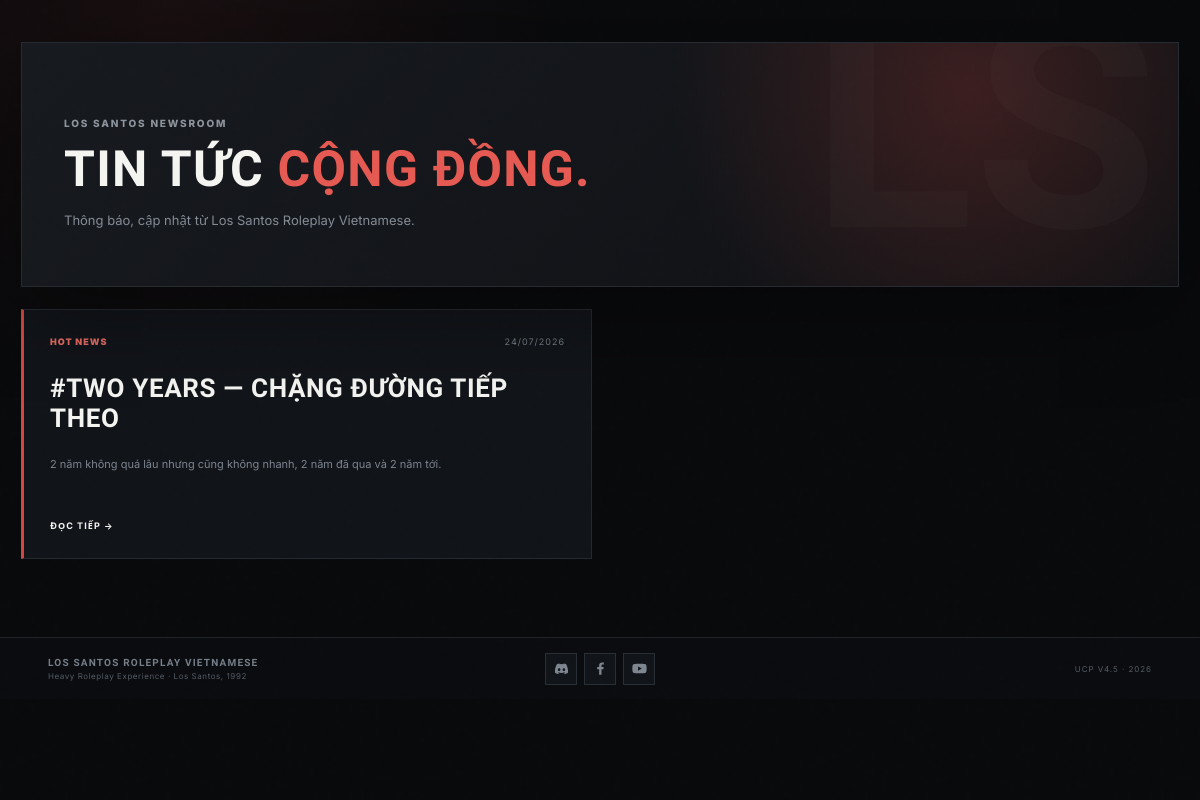
Page /news.php on the committed database.
### tables this page shows
CREATE TABLE IF NOT EXISTS `ucp_news` (
    `news_id` BIGINT UNSIGNED NOT NULL AUTO_INCREMENT,
    `title` VARCHAR(180) NOT NULL,
    `excerpt` VARCHAR(500) NULL,
    `content` MEDIUMTEXT NOT NULL,
    `is_hot` TINYINT(1) NOT NULL DEFAULT 0,
    `is_published` TINYINT(1) NOT NULL DEFAULT 0,
    `published_at` DATETIME NULL,
    `created_by` INT UNSIGNED NULL,
    `updated_by` INT UNSIGNED NULL,
    `created_at` DATETIME NOT NULL DEFAULT CURRENT_TIMESTAMP,
    `updated_at` DATETIME NOT NULL DEFAULT CURRENT_TIMESTAMP ON UPDATE CURRENT_TIMESTAMP,
    PRIMARY KEY (`news_id`),
    KEY `idx_ucp_news_publish` (`is_published`, `published_at`),
    KEY `idx_ucp_news_hot` (`is_hot`, `is_published`)
);

### app/db.php (called while the page is built, shortened)
<?php
function db(): PDO
{
    $config = $GLOBALS['config']['db'];
    $dsn = sprintf(
        'mysql:host=%s;port=%d;dbname=%s;charset=%s',
        $config['host'],
        $config['port'],
        $config['name'],
        $config['charset']
    );
    $pdo = new PDO($dsn, $config['user'], $config['pass'], [
        PDO::ATTR_ERRMODE => PDO::ERRMODE_EXCEPTION,
        PDO::ATTR_DEFAULT_FETCH_MODE => PDO::FETCH_ASSOC,
        PDO::ATTR_EMULATE_PREPARES => false,
    ]);
    return $pdo;
}

### app/functions.php (called while the page is built, shortened)
<?php
function e(?string $value): string
{
    return htmlspecialchars((string)$value, ENT_QUOTES | ENT_SUBSTITUTE, 'UTF-8');
}
function url(string $path = ''): string
{
    $base = rtrim($GLOBALS['config']['base_url'] ?? '', '/');
    $path = ltrim($path, '/');
    return $path === '' ? ($base ?: '/') : $base . '/' . $path;
}

### news.php (the view, shortened to what this page needs)
<?php
$news = [];
try {
    $stmt = db()->query(
        "SELECT * FROM ucp_news
         WHERE is_published = 1
         AND (published_at IS NULL OR published_at <= NOW())
         ORDER BY is_hot DESC, COALESCE(published_at, created_at) DESC, news_id DESC"
    );
    $news = $stmt->fetchAll();
} catch (Throwable $e) {
    $error = 'Chưa cài bảng tin tức UCP.';
}
require __DIR__ . '/partials/header.php';
?>
<main class="page-shell">
    <section class="hero news-hero">
        <div><span class="eyebrow">LOS SANTOS NEWSROOM</span><h1>Tin tức <span>cộng đồng.</span></h1><p>Thông báo, cập nhật từ Los Santos Roleplay Vietnamese.</p></div>
    </section>
    <section class="news-grid">
        <?php foreach ($news as $item): ?>
        <a class="news-card <?= (int)$item['is_hot'] === 1 ? 'hot' : '' ?>" href="<?= e(url('news-view.php?id=' . (int)$item['news_id'])) ?>">
            <div class="news-meta">
                <span><?= (int)$item['is_hot'] === 1 ? 'HOT NEWS' : 'NEWS' ?></span>
                <time><?= e(date('d/m/Y', strtotime($item['published_at'] ?: $item['created_at']))) ?></time>
            </div>
            <h2><?= e($item['title']) ?></h2>
            <p><?= e($item['excerpt'] ?: mb_substr($item['content'], 0, 180)) ?></p>
            <strong>ĐỌC TIẾP →</strong>
        </a>
        <?php endforeach; ?>
    </section>
</main>
<?php require __DIR__ . '/partials/footer.php'; ?>

### public/css/app.css (style rules this page uses)
:root { --bg:#090a0c;--surface:#101216;--surface2:#15181d;--surface3:#1b1f25; --line:#272c34;--line2:#343a43;--text:#f4f4f1;--muted:#858c96; --accent:#d4473f;--accent2:#ef5b52;--green:#5dbb83;--amber:#e2a94b;--danger:#d95b62; --shadow:0 24px 80px rgba(0,0,0,.38) }
* { box-sizing:border-box }
html,body { margin:0;background:var(--bg);color:var(--text);font-family:Inter,system-ui,-apple-system,BlinkMacSystemFont,"Segoe UI",sans-serif }
body { min-height:100vh;background:radial-gradient(circle at 14% 0,rgba(212,71,63,.08),transparent 30%),var(--bg) }
a { color:inherit;text-decoration:none }
.eyebrow { display:block;color:#8d949d;font-size:10px;font-weight:800;letter-spacing:.18em;text-transform:uppercase }
h1,h2,h3 { font-family:Oswald,Inter,sans-serif;text-transform:uppercase;letter-spacing:.025em }
.page-shell { width:min(1240px,calc(100% - 42px));margin:0 auto;padding:42px 0 78px }
.hero { min-height:280px;padding:42px;background:radial-gradient(circle at 82% 20%,rgba(212,71,63,.22),transparent 31%),linear-gradient(135deg,#171a1f,#0f1114);border:1px solid #262b32;display:flex;align-items:flex-end;justify-content:space-between;gap:24px;position:relative;overflow:hidden;box-shadow:var(--shadow) }
.hero:after { content:"LS";position:absolute;right:20px;top:-68px;font-family:Oswald,sans-serif;font-size:300px;font-weight:600;color:rgba(255,255,255,.018);line-height:1 }
.hero h1 { font-size:50px;line-height:1.03;margin:15px 0 12px;max-width:760px }
.hero h1 span { color:#e55a52 }
.hero p { color:#858c96;font-size:13px;line-height:1.7;max-width:660px }
.news-hero { min-height:245px;margin-bottom:22px }
.news-grid { display:grid;grid-template-columns:repeat(2,1fr);gap:16px }
.news-card { border:1px solid #252a31;background:#111419;padding:26px;min-height:250px;display:flex;flex-direction:column;transition:.2s }
.news-card.hot { border-left:3px solid var(--accent) }
.news-meta { display:flex;justify-content:space-between;color:#737b84;font-size:9px;letter-spacing:.11em }
.news-meta span { color:#e36a62;font-weight:900 }
.news-card h2 { font-size:26px;margin:26px 0 11px }
.news-card p { color:#7d858f;line-height:1.7;font-size:11px;flex:1 }
.news-card strong { font-size:9px;letter-spacing:.12em }

### rows in the picture
ucp_news: is_hot "HOT NEWS", published_at "24/07/2026", title "#TWO YEARS — CHẶNG ĐƯỜNG TIẾP THEO", excerpt "2 năm không quá lâu nhưng cũng không nhanh, 2 năm đã qua và 2 năm tới."
